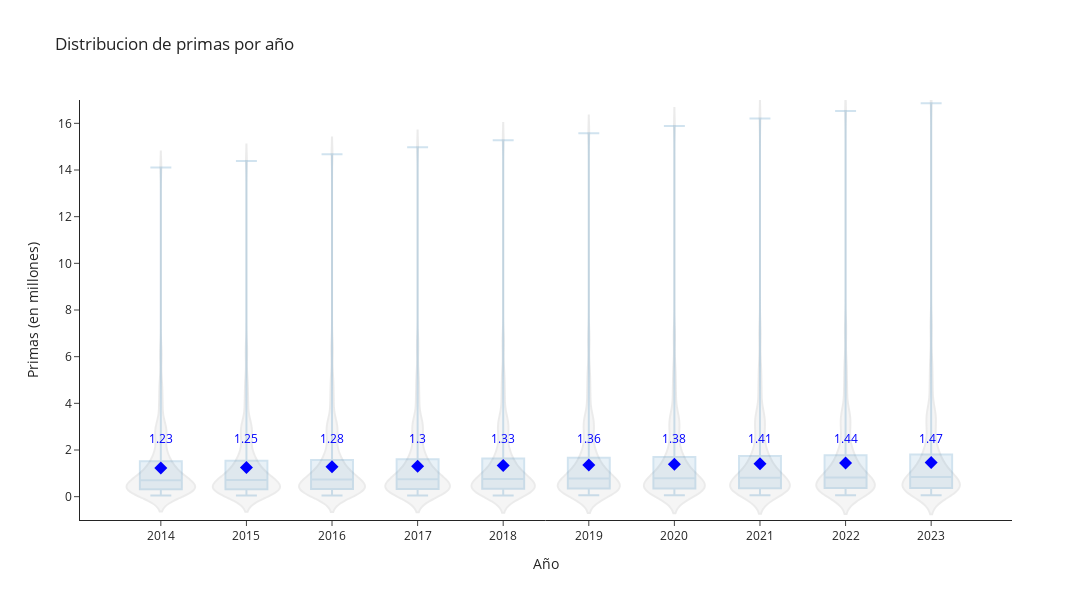

The code cell stored with this chart in its notebook:
### Code cell
# ¿Hay alguna distribucion de las primas por año?
data_primas = df_aux
data_primas['prima'] = data_primas['prima']/1000000
x_column = 'año_póliza'
x_titulo = 'Año de poliza'
y_column = 'prima'
y_titulo = 'Primas (en millones)'
title = 'Distribucion de primas por año'
y_range = [-1, 17]
y_mean_annot = 2.5
mf.crear_violin_boxplot(data_primas, x_column, x_titulo, y_column, y_titulo, title, y_range, y_mean_annot)

### Figure 1 — Plotly figure (JSON) as saved in the notebook; plotly's stock layout.template omitted (floating-point values rounded to 4 significant figures; data arrays with more than 128 entries replaced by an {"elided": "..."} marker saying what was removed)
{"data": [{"boxpoints": false, "name": "Boxplot", "opacity": 0.2, "type": "box", "x": {"elided": "1580 int values"}, "y": {"elided": "1580 float values"}}, {"line": {"color": "gray"}, "name": "Violin", "opacity": 0.15, "points": false, "type": "violin", "width": 0.8, "x": {"elided": "1580 int values"}, "y": {"elided": "1580 float values"}}, {"marker": {"color": "blue", "size": 10, "symbol": "diamond"}, "mode": "markers", "name": "Mean Points", "type": "scatter", "x": [2014, 2015, 2016, 2017, 2018, 2019, 2020, 2021, 2022, 2023], "y": [1.229, 1.254, 1.279, 1.304, 1.331, 1.357, 1.384, 1.412, 1.44, 1.469]}], "layout": {"annotations": [{"font": {"color": "blue", "size": 12}, "showarrow": false, "text": "1.23", "x": 2014, "y": 2.5}, {"font": {"color": "blue", "size": 12}, "showarrow": false, "text": "1.25", "x": 2015, "y": 2.5}, {"font": {"color": "blue", "size": 12}, "showarrow": false, "text": "1.28", "x": 2016, "y": 2.5}, {"font": {"color": "blue", "size": 12}, "showarrow": false, "text": "1.3", "x": 2017, "y": 2.5}, {"font": {"color": "blue", "size": 12}, "showarrow": false, "text": "1.33", "x": 2018, "y": 2.5}, {"font": {"color": "blue", "size": 12}, "showarrow": false, "text": "1.36", "x": 2019, "y": 2.5}, {"font": {"color": "blue", "size": 12}, "showarrow": false, "text": "1.38", "x": 2020, "y": 2.5}, {"font": {"color": "blue", "size": 12}, "showarrow": false, "text": "1.41", "x": 2021, "y": 2.5}, {"font": {"color": "blue", "size": 12}, "showarrow": false, "text": "1.44", "x": 2022, "y": 2.5}, {"font": {"color": "blue", "size": 12}, "showarrow": false, "text": "1.47", "x": 2023, "y": 2.5}], "height": 600, "showlegend": false, "title": {"text": "Distribucion de primas por año"}, "width": 1500, "xaxis": {"tickmode": "array", "ticktext": [2014, 2015, 2016, 2017, 2018, 2019, 2020, 2021, 2022, 2023], "tickvals": [2014, 2015, 2016, 2017, 2018, 2019, 2020, 2021, 2022, 2023], "title": {"text": "Año"}}, "yaxis": {"range": [-1, 17], "title": {"text": "Primas (en millones)"}}}}
